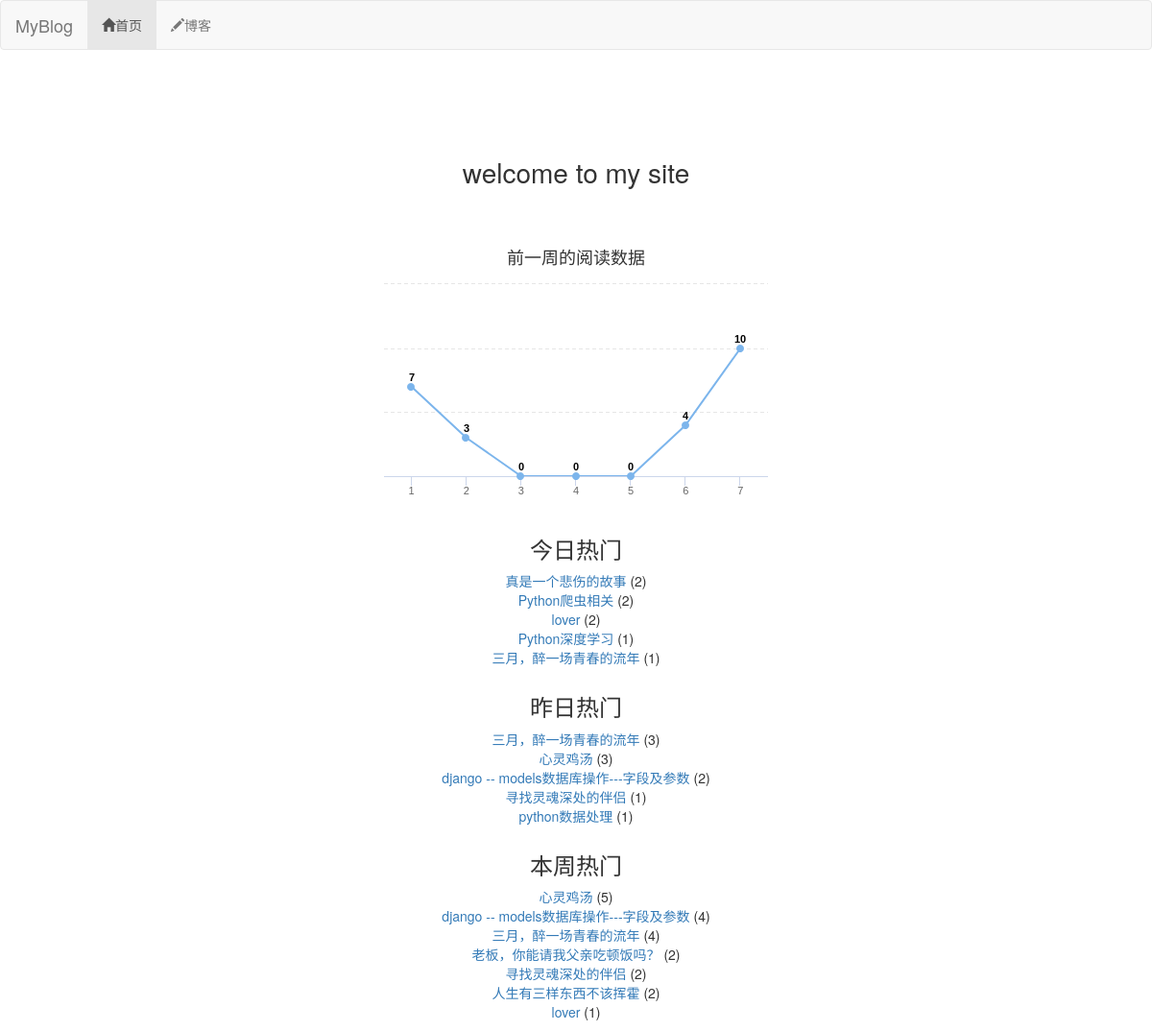
The page / on the database its author committed.
### read_statistics/models.py (models this page shows)
class ReadDetail(models.Model):
    read_num=models.IntegerField(default=0)
    date=models.DateField(default=timezone.now)
    content_type = models.ForeignKey(ContentType, on_delete=models.DO_NOTHING)
    object_id = models.PositiveIntegerField()
    content_object = GenericForeignKey('content_type', 'object_id')

### blog/models.py (models this page shows, shortened)
class Blog(models.Model,ReadNumExpandMethod):
    title=models.CharField(max_length=50)
    blog_type=models.ForeignKey(BlogType,on_delete=models.DO_NOTHING)
    content=RichTextUploadingField()
    read_details=GenericRelation(ReadDetail)
    author=models.ForeignKey(User,on_delete=models.DO_NOTHING)
    creat_time=models.DateTimeField(auto_now_add=True)
    last_updated_time=models.DateTimeField(auto_now=True)
    class Meta:
        ordering=['-creat_time']

### mysite/views.py (the view)
# urls.py: 2. Add a URL to urlpatterns:  path('', views.home, name='home')
def home(request):
    blog_content_type=ContentType.objects.get_for_model(Blog)
    read_nums=get_days_read_data(blog_content_type)
    today_hot_data=get_today_hot_data(blog_content_type)
    yesterday_hot_data=get_yesterday_hot_data(blog_content_type)
    seven_days_hot_data=cache.get('seven_days_hot_data')
    if seven_days_hot_data is None:
        seven_days_hot_data=get_seven_days_hot_blogs()
        cache.set('seven_days_hot_data',seven_days_hot_data,5)
    context={}
    context['read_nums']=read_nums
    context['today_hot_data']=today_hot_data
    context['yesterday_hot_data']=yesterday_hot_data
    context['seven_days_hot_data']=seven_days_hot_data
    return render(request,'home.html',context)

### mysite/views.py (called while the page is built)
def get_seven_days_hot_blogs():
    today=timezone.now().date()
    date=today-datetime.timedelta(days=7)
    blogs=Blog.objects.filter(read_details__date__lt=today,read_details__date__gte=date).values('id','title').annotate(read_num_sum=Sum('read_details__read_num')).order_by('-read_num_sum')
    return blogs[:7]

### read_statistics/utils.py (called while the page is built)
def get_days_read_data(content_type):
    today=timezone.now().date()
    read_nums=[]
    for i in range(7,0,-1):
        date=today-datetime.timedelta(days=i)
        read_details=ReadDetail.objects.filter(content_type=content_type,date=date)
        result=read_details.aggregate(read_num_sum=Sum('read_num'))
        read_nums.append(result['read_num_sum'] or 0)
    return read_nums

def get_today_hot_data(content_type):
    today=timezone.now().date()
    read_details=ReadDetail.objects.filter(content_type=content_type,date=today).order_by('-read_num')
    return read_details[:7]

def get_yesterday_hot_data(content_type):
    today=timezone.now().date()
    yesterday=today-datetime.timedelta(days=1)
    read_details=ReadDetail.objects.filter(content_type=content_type,date=yesterday).order_by('-read_num')
    return read_details[:7]

### templates/home.html (shortened to what this page needs)
{% extends "base.html" %}
{% load staticfiles %}
{% block hearder_extend %}
   <link rel="stylesheet" href="{% static 'home.css' %}">
{% endblock %}
{% block nav_home_active %}
    active
{% endblock%}
{% block content %}
    <h3 class="home-content">welcome to my site</h3>
    <div id="container"></div>
<div class="hot_data">
    <h3>今日热门</h3>
    <ul>
        {% for hot_data in today_hot_data %}
        <li>
            <a href="{% url 'blog_detail' hot_data.content_object.pk %}">{{ hot_data.content_object.title }}</a> ({{ hot_data.read_num }})
        </li>
        {% empty %}
        <li>
            今日暂无热门
        </li>
        {% endfor %}
    </ul>
</div>
<div class="hot_data">
    <h3>昨日热门</h3>
    <ul>
        {% for hot_data in yesterday_hot_data %}
          <li>
              <a href="{% url 'blog_detail' hot_data.content_object.pk %}">{{ hot_data.content_object.title }}</a> ({{ hot_data.read_num }})
          </li>
        {% empty %}
          <li>
              昨日暂无热门
          </li>
        {% endfor %}
    </ul>
</div>
<div class="hot_data">
    <h3>本周热门</h3>
    <ul>
        {% for hot_data in seven_days_hot_data %}
          <li>
              <a href="{% url 'blog_detail' hot_data.id %}">{{ hot_data.title }}</a> ({{ hot_data.read_num_sum }})
          </li>
        {% empty %}
          <li>
              本周暂无热门
          </li>
        {% endfor %}
    </ul>
</div>
{% endblock %}

### static/base.css (style rules this page uses)
* { margin: 0; padding: 0; }
ul { list-style-type: none; }

### static/home.css (style rules this page uses)
h3.home-content { font-size: 200%; text-align: center; margin-top: 4em; margin-bottom: 2em; }
div#container { margin: 0 auto; height: 20em; min-width: 20em; max-width: 30em; }
div.hot_data { text-align: center; margin-top: 2em; }

### rows shown on the page
ReadDetail: content_object "真是一个悲伤的故事", read_num "2"
ReadDetail: content_object "Python爬虫相关", read_num "2"
ReadDetail: content_object "lover", read_num "2"
ReadDetail: content_object "Python深度学习", read_num "1"
ReadDetail: content_object "三月，醉一场青春的流年", read_num "1"
ReadDetail: content_object "三月，醉一场青春的流年", read_num "3"
ReadDetail: content_object "心灵鸡汤", read_num "3"
ReadDetail: content_object "django -- models数据库操作---字段及参数", read_num "2"
ReadDetail: content_object "寻找灵魂深处的伴侣", read_num "1"
ReadDetail: content_object "python数据处理", read_num "1"
Blog: title "心灵鸡汤", read_num_sum "5"
Blog: title "django -- models数据库操作---字段及参数", read_num_sum "4"
Blog: title "三月，醉一场青春的流年", read_num_sum "4"
Blog: title "寻找灵魂深处的伴侣", read_num_sum "2"
Blog: title "lover", read_num_sum "1"

### other values the page prints
{{ hot_data.title }} "老板，你能请我父亲吃顿饭吗？" "人生有三样东西不该挥霍"
{{ hot_data.read_num_sum }} "2" "2"
